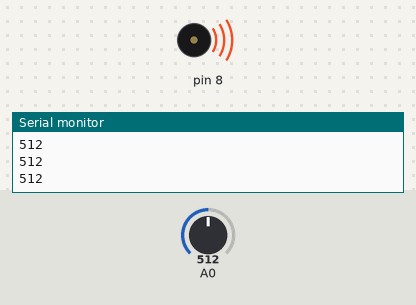
Recording of a sketch running on a simulated Arduino Uno, built with avr-gcc and run on an emulated ATmega328P. On the bench: buzzer (waves = sounding), the last lines printed to the serial monitor. The test bench sets the inputs (shaded band); at power-on: A0 = 512.

Above: at 1.2 s.
1.3 s: A0 set to 489
At 2.4 s:
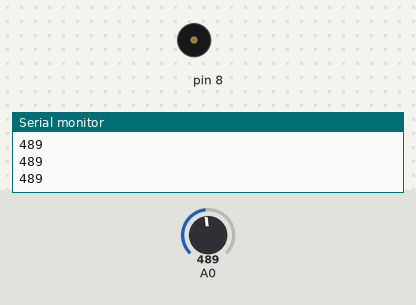
2.8 s: A0 set to 511
At 3.7 s:
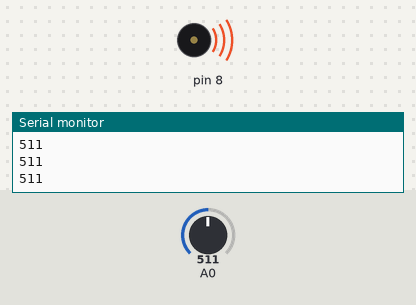
4.3 s: A0 set to 495
At 4.8 s:
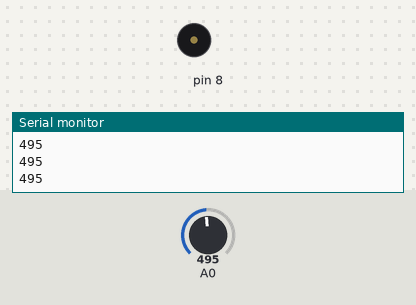
Timing chart, 0 to 7.3 s (numbered marks = the images above; inputs shaded):
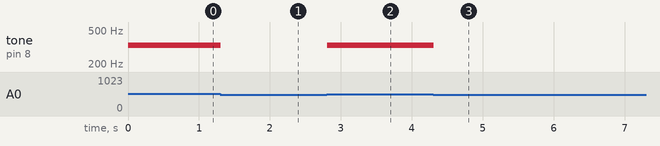

The sketch:

sketch_jun30b.ino
```cpp
int notes[] = {262, 294, 330, 349};

void setup() {
  // put your setup code here, to run once:
  Serial.begin(9600);
}

void loop() {
  // put your main code here, to run repeatedly:
  int keyval = analogRead(A0);
  Serial.println(keyval);

  if(keyval==1023){
    tone(8, notes[0]);
  }else if(keyval >= 990 && keyval <= 1010){
    tone(8, notes[1]);
  }else if(keyval >= 505 && keyval <= 515){
    tone(8, notes[2]);
  }else if(keyval >= 4 && keyval <= 15){
    tone(8, notes[3]);
  }else{
    noTone(8);
  }
}
```

Measured:
- the behaviour switches between 505 and 504 on A0 (found by bisection; images 0 and 1)
- after the input at 1.3 s, tone on pin 8: 330 Hz → silent at once
- after the input at 2.8 s, tone on pin 8: silent → 330 Hz at once
- after the input at 4.3 s, tone on pin 8: 330 Hz → silent at once
